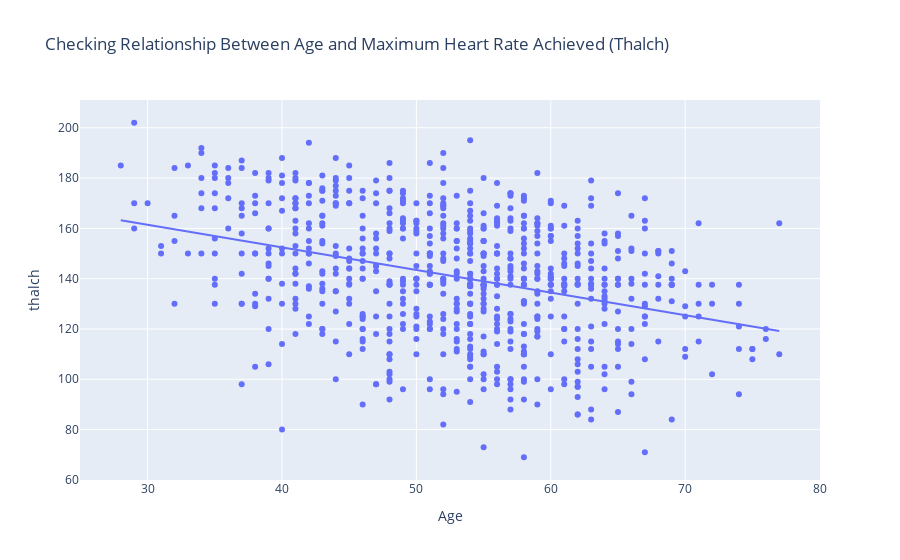

This figure's notebook cell:
### Markdown cell above
<h1 style="font-family: 'Poppins', sans-serif; font-weight: 700; color: #1c1c1c; background: white; padding: 8px; border-radius: 10px; text-align: left; box-shadow: 0 4px 8px rgba(0, 0, 0, 0.1); letter-spacing: 1px; text-transform: capitalize; font-size: 1rem;">
2.3.8 Checking Relationship Between Age, Maximum Heart Rate Achieved (Thalch)<span style="color: #333333;"></span>
</h1>

### Code cell
# Scatter plot for Age vs Maximum Heart Rate (Thalch)
fig = px.scatter(df, x='age', 
                 y=(df['thalch']),  
                 labels={'age': 'Age', 'y': 'Maximum Heart Rate Achieved'},
                 title='Checking Relationship Between Age and Maximum Heart Rate Achieved (Thalch)',trendline='ols'
)

fig.show()

### Figure 1 — Plotly figure (JSON) as saved in the notebook; plotly's stock layout.template omitted (floating-point values rounded to 4 significant figures; data arrays with more than 128 entries replaced by an {"elided": "..."} marker saying what was removed)
{"data": [{"hovertemplate": "Age=%{x}<br>thalch=%{y}<extra></extra>", "legendgroup": "", "marker": {"color": "#636efa", "symbol": "circle"}, "mode": "markers", "name": "", "orientation": "v", "showlegend": false, "type": "scatter", "x": {"elided": "748 int values"}, "xaxis": "x", "y": {"elided": "748 float values"}, "yaxis": "y"}, {"hovertemplate": "<b>OLS trendline</b><br>thalch = -0.899843 * age + 188.469<br>R<sup>2</sup>=0.125455<br><br>Age=%{x}<br>thalch=%{y} <b>(trend)</b><extra></extra>", "legendgroup": "", "marker": {"color": "#636efa", "symbol": "circle"}, "mode": "lines", "name": "", "showlegend": false, "type": "scatter", "x": {"elided": "748 int values"}, "xaxis": "x", "y": {"elided": "748 float values"}, "yaxis": "y"}], "layout": {"legend": {"tracegroupgap": 0}, "title": {"text": "Checking Relationship Between Age and Maximum Heart Rate Achieved (Thalch)"}, "xaxis": {"anchor": "y", "domain": [0, 1], "title": {"text": "Age"}}, "yaxis": {"anchor": "x", "domain": [0, 1], "title": {"text": "thalch"}}}}
